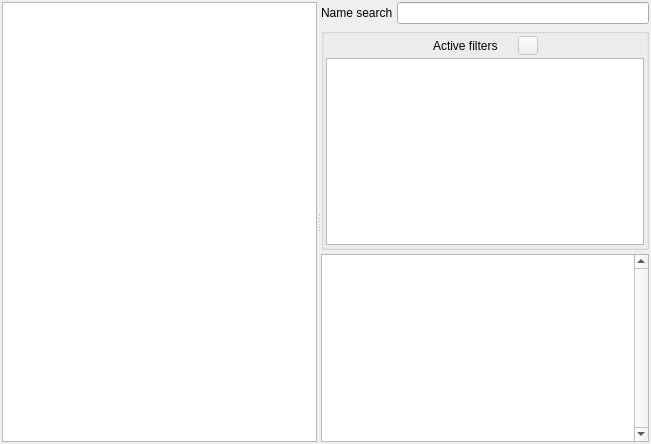
<?xml version="1.0" encoding="UTF-8"?>
<ui version="4.0">
 <class>Form</class>
 <widget class="QWidget" name="Form">
  <property name="geometry">
   <rect>
    <x>0</x>
    <y>0</y>
    <width>651</width>
    <height>444</height>
   </rect>
  </property>
  <property name="windowTitle">
   <string>Form</string>
  </property>
  <layout class="QVBoxLayout" name="verticalLayout_3">
   <property name="spacing">
    <number>4</number>
   </property>
   <property name="margin">
    <number>2</number>
   </property>
   <item>
    <widget class="QSplitter" name="splitter">
     <property name="orientation">
      <enum>Qt::Horizontal</enum>
     </property>
     <widget class="QWidget" name="treeContainer" native="true">
      <layout class="QVBoxLayout" name="verticalLayout">
       <property name="margin">
        <number>0</number>
       </property>
       <item>
        <widget class="DockTreeView" name="treeView">
         <property name="contextMenuPolicy">
          <enum>Qt::CustomContextMenu</enum>
         </property>
         <property name="editTriggers">
          <set>QAbstractItemView::NoEditTriggers</set>
         </property>
         <property name="selectionMode">
          <enum>QAbstractItemView::ExtendedSelection</enum>
         </property>
         <property name="rootIsDecorated">
          <bool>false</bool>
         </property>
         <property name="uniformRowHeights">
          <bool>true</bool>
         </property>
         <property name="headerHidden">
          <bool>true</bool>
         </property>
         <property name="expandsOnDoubleClick">
          <bool>false</bool>
         </property>
         <attribute name="headerStretchLastSection">
          <bool>false</bool>
         </attribute>
        </widget>
       </item>
      </layout>
     </widget>
     <widget class="QWidget" name="verticalLayoutWidget">
      <layout class="QVBoxLayout" name="verticalLayout_2">
       <property name="spacing">
        <number>4</number>
       </property>
       <item>
        <layout class="QHBoxLayout" name="horizontalLayout_2">
         <item>
          <widget class="QLabel" name="label_2">
           <property name="text">
            <string>Name search</string>
           </property>
          </widget>
         </item>
         <item>
          <widget class="FilterNameEdit" name="filterNameEdit"/>
         </item>
        </layout>
       </item>
       <item>
        <widget class="QGroupBox" name="groupBox">
         <property name="minimumSize">
          <size>
           <width>0</width>
           <height>50</height>
          </size>
         </property>
         <layout class="QVBoxLayout" name="verticalLayout_4">
          <property name="spacing">
           <number>2</number>
          </property>
          <property name="margin">
           <number>2</number>
          </property>
          <item>
           <layout class="QHBoxLayout" name="horizontalLayout">
            <property name="spacing">
             <number>4</number>
            </property>
            <property name="margin">
             <number>0</number>
            </property>
            <item>
             <spacer name="horizontalSpacer_3">
              <property name="orientation">
               <enum>Qt::Horizontal</enum>
              </property>
              <property name="sizeHint" stdset="0">
               <size>
                <width>40</width>
                <height>20</height>
               </size>
              </property>
             </spacer>
            </item>
            <item>
             <widget class="QLabel" name="label">
              <property name="text">
               <string>Active filters</string>
              </property>
             </widget>
            </item>
            <item>
             <spacer name="horizontalSpacer_2">
              <property name="orientation">
               <enum>Qt::Horizontal</enum>
              </property>
              <property name="sizeType">
               <enum>QSizePolicy::Fixed</enum>
              </property>
              <property name="sizeHint" stdset="0">
               <size>
                <width>16</width>
                <height>20</height>
               </size>
              </property>
             </spacer>
            </item>
            <item>
             <widget class="QToolButton" name="clearFiltersBtn">
              <property name="enabled">
               <bool>false</bool>
              </property>
              <property name="sizePolicy">
               <sizepolicy hsizetype="Maximum" vsizetype="Maximum">
                <horstretch>0</horstretch>
                <verstretch>0</verstretch>
               </sizepolicy>
              </property>
              <property name="icon">
               <iconset theme="edit-clear-all-symbolic"/>
              </property>
              <property name="iconSize">
               <size>
                <width>12</width>
                <height>12</height>
               </size>
              </property>
             </widget>
            </item>
            <item>
             <spacer name="horizontalSpacer">
              <property name="orientation">
               <enum>Qt::Horizontal</enum>
              </property>
              <property name="sizeHint" stdset="0">
               <size>
                <width>40</width>
                <height>20</height>
               </size>
              </property>
             </spacer>
            </item>
           </layout>
          </item>
          <item>
           <widget class="LibraryFilterList" name="filterList">
            <property name="sizePolicy">
             <sizepolicy hsizetype="Expanding" vsizetype="Maximum">
              <horstretch>0</horstretch>
              <verstretch>0</verstretch>
             </sizepolicy>
            </property>
            <property name="editTriggers">
             <set>QAbstractItemView::NoEditTriggers</set>
            </property>
            <property name="resizeMode">
             <enum>QListView::Adjust</enum>
            </property>
            <property name="layoutMode">
             <enum>QListView::Batched</enum>
            </property>
            <property name="spacing">
             <number>2</number>
            </property>
            <property name="viewMode">
             <enum>QListView::IconMode</enum>
            </property>
           </widget>
          </item>
         </layout>
        </widget>
       </item>
       <item>
        <widget class="LibraryTableView" name="libraryView">
         <property name="verticalScrollBarPolicy">
          <enum>Qt::ScrollBarAlwaysOn</enum>
         </property>
         <property name="editTriggers">
          <set>QAbstractItemView::NoEditTriggers</set>
         </property>
         <property name="horizontalScrollMode">
          <enum>QAbstractItemView::ScrollPerPixel</enum>
         </property>
         <attribute name="horizontalHeaderHighlightSections">
          <bool>false</bool>
         </attribute>
        </widget>
       </item>
      </layout>
     </widget>
    </widget>
   </item>
  </layout>
 </widget>
 <customwidgets>
  <customwidget>
   <class>DockTreeView</class>
   <extends>QTreeView</extends>
   <header>bigglesworth.widgets</header>
  </customwidget>
  <customwidget>
   <class>LibraryTableView</class>
   <extends>QTableView</extends>
   <header>bigglesworth.widgets</header>
  </customwidget>
  <customwidget>
   <class>LibraryFilterList</class>
   <extends>QListView</extends>
   <header>bigglesworth.widgets</header>
  </customwidget>
  <customwidget>
   <class>FilterNameEdit</class>
   <extends>QLineEdit</extends>
   <header>bigglesworth.widgets</header>
  </customwidget>
 </customwidgets>
 <resources/>
 <connections/>
</ui>
